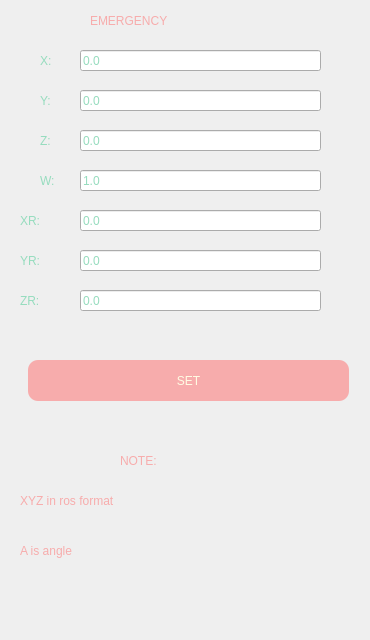
       <widget class="QWidget" name="poser">
        <attribute name="title">
         <string>pose</string>
        </attribute>
        <widget class="QLabel" name="useless_title_4">
         <property name="geometry">
          <rect>
           <x>90</x>
           <y>0</y>
           <width>191</width>
           <height>41</height>
          </rect>
         </property>
         <property name="styleSheet">
          <string notr="true">color: rgb(247, 172, 172);
font: 75 25pt &quot;Monospace&quot;;
background-color: transparent;</string>
         </property>
         <property name="text">
          <string>EMERGENCY</string>
         </property>
        </widget>
        <widget class="QFrame" name="frame_43">
         <property name="geometry">
          <rect>
           <x>20</x>
           <y>40</y>
           <width>331</width>
           <height>41</height>
          </rect>
         </property>
         <property name="styleSheet">
          <string notr="true">QFrame {
    border-radius: 20px;
    border: 0px solid rgba(114, 255, 197, 255);
    background: qlineargradient(
        x1:0, y1:0,
        x2:1, y2:1,
        stop:0 rgb(42, 56, 56),
        stop:1 rgb(23, 36, 36)
    );
}</string>
         </property>
         <property name="frameShape">
          <enum>QFrame::StyledPanel</enum>
         </property>
         <property name="frameShadow">
          <enum>QFrame::Raised</enum>
         </property>
         <widget class="QLabel" name="manual_control_label_21">
          <property name="geometry">
           <rect>
            <x>20</x>
            <y>10</y>
            <width>61</width>
            <height>21</height>
           </rect>
          </property>
          <property name="styleSheet">
           <string notr="true">color:rgb(150, 220, 190);
font: 75 25pt &quot;Monospace&quot;;
background-color: transparent;</string>
          </property>
          <property name="text">
           <string>X:</string>
          </property>
         </widget>
         <widget class="QFrame" name="frame_46">
          <property name="geometry">
           <rect>
            <x>60</x>
            <y>10</y>
            <width>251</width>
            <height>21</height>
           </rect>
          </property>
          <property name="styleSheet">
           <string notr="true">QFrame {
    border-radius: 20px;
    border: 0px solid rgba(114, 255, 197, 255);
    background: qlineargradient(
        x1:0, y1:0,
        x2:1, y2:1,
        stop:0 rgb(52, 66, 66),
        stop:1 rgb(43, 56, 56)
    );
}</string>
          </property>
          <property name="frameShape">
           <enum>QFrame::StyledPanel</enum>
          </property>
          <property name="frameShadow">
           <enum>QFrame::Raised</enum>
          </property>
          <widget class="QLineEdit" name="emergency_x_t">
           <property name="geometry">
            <rect>
             <x>0</x>
             <y>0</y>
             <width>241</width>
             <height>21</height>
            </rect>
           </property>
           <property name="styleSheet">
            <string notr="true">color:rgb(150, 220, 190);</string>
           </property>
           <property name="text">
            <string>0.0</string>
           </property>
          </widget>
         </widget>
        </widget>
        <widget class="QPushButton" name="set_emergency">
         <property name="geometry">
          <rect>
           <x>28</x>
           <y>360</y>
           <width>321</width>
           <height>41</height>
          </rect>
         </property>
         <property name="styleSheet">
          <string notr="true">QPushButton {
    background-color: transparent;
    color: rgba(255, 251, 227, 255);
    background: rgba(247, 172, 172, 255);
    border: 0px solid rgba(114, 255, 197, 255);
    border-radius: 10px;
    padding: 6px 12px;
    font: 75 25pt &quot;Monospace&quot;;
}

QPushButton:hover {
    background-color: rgba(247, 172, 172, 0.35);
	color: rgba(255, 251, 227, 255);
    border: 4px solid #fc9997;
}

QPushButton:pressed {
    background-color: rgba(247, 172, 172, 0.5);
	color: rgba(255, 251, 227, 255);
    border: 4px solid #fc9997;
}</string>
         </property>
         <property name="text">
          <string>SET</string>
         </property>
        </widget>
        <widget class="QFrame" name="frame_54">
         <property name="geometry">
          <rect>
           <x>10</x>
           <y>430</y>
           <width>351</width>
           <height>201</height>
          </rect>
         </property>
         <property name="styleSheet">
          <string notr="true">QFrame {
    border-radius: 20px;
    border: 0px solid rgba(114, 255, 197, 255);
    background: qlineargradient(
        x1:0, y1:0,
        x2:1, y2:1,
        stop:0 rgb(42, 56, 56),
        stop:1 rgb(23, 36, 36)
    );
}</string>
         </property>
         <property name="frameShape">
          <enum>QFrame::StyledPanel</enum>
         </property>
         <property name="frameShadow">
          <enum>QFrame::Raised</enum>
         </property>
         <widget class="QLabel" name="useless_title_5">
          <property name="geometry">
           <rect>
            <x>110</x>
            <y>10</y>
            <width>191</width>
            <height>41</height>
           </rect>
          </property>
          <property name="styleSheet">
           <string notr="true">color: rgb(247, 172, 172);
font: 75 25pt &quot;Monospace&quot;;
background-color: transparent;</string>
          </property>
          <property name="text">
           <string>NOTE:</string>
          </property>
         </widget>
         <widget class="QLabel" name="useless_title_6">
          <property name="geometry">
           <rect>
            <x>10</x>
            <y>50</y>
            <width>341</width>
            <height>41</height>
           </rect>
          </property>
          <property name="styleSheet">
           <string notr="true">color: rgb(247, 172, 172);
font: 75 25pt &quot;Monospace&quot;;
background-color: transparent;</string>
          </property>
          <property name="text">
           <string>XYZ in ros format</string>
          </property>
         </widget>
         <widget class="QLabel" name="useless_title_7">
          <property name="geometry">
           <rect>
            <x>10</x>
            <y>100</y>
            <width>341</width>
            <height>41</height>
           </rect>
          </property>
          <property name="styleSheet">
           <string notr="true">color: rgb(247, 172, 172);
font: 75 25pt &quot;Monospace&quot;;
background-color: transparent;</string>
          </property>
          <property name="text">
           <string>A is angle</string>
          </property>
         </widget>
        </widget>
        <widget class="QFrame" name="frame_65">
         <property name="geometry">
          <rect>
           <x>20</x>
           <y>80</y>
           <width>331</width>
           <height>41</height>
          </rect>
         </property>
         <property name="styleSheet">
          <string notr="true">QFrame {
    border-radius: 20px;
    border: 0px solid rgba(114, 255, 197, 255);
    background: qlineargradient(
        x1:0, y1:0,
        x2:1, y2:1,
        stop:0 rgb(42, 56, 56),
        stop:1 rgb(23, 36, 36)
    );
}</string>
         </property>
         <property name="frameShape">
          <enum>QFrame::StyledPanel</enum>
         </property>
         <property name="frameShadow">
          <enum>QFrame::Raised</enum>
         </property>
         <widget class="QLabel" name="manual_control_label_31">
          <property name="geometry">
           <rect>
            <x>20</x>
            <y>10</y>
            <width>61</width>
            <height>21</height>
           </rect>
          </property>
          <property name="styleSheet">
           <string notr="true">color:rgb(150, 220, 190);
font: 75 25pt &quot;Monospace&quot;;
background-color: transparent;</string>
          </property>
          <property name="text">
           <string>Y:</string>
          </property>
         </widget>
         <widget class="QFrame" name="frame_67">
          <property name="geometry">
           <rect>
            <x>60</x>
            <y>10</y>
            <width>251</width>
            <height>21</height>
           </rect>
          </property>
          <property name="styleSheet">
           <string notr="true">QFrame {
    border-radius: 20px;
    border: 0px solid rgba(114, 255, 197, 255);
    background: qlineargradient(
        x1:0, y1:0,
        x2:1, y2:1,
        stop:0 rgb(52, 66, 66),
        stop:1 rgb(43, 56, 56)
    );
}</string>
          </property>
          <property name="frameShape">
           <enum>QFrame::StyledPanel</enum>
          </property>
          <property name="frameShadow">
           <enum>QFrame::Raised</enum>
          </property>
          <widget class="QLineEdit" name="emergency_y_t">
           <property name="geometry">
            <rect>
             <x>0</x>
             <y>0</y>
             <width>241</width>
             <height>21</height>
            </rect>
           </property>
           <property name="styleSheet">
            <string notr="true">color:rgb(150, 220, 190);</string>
           </property>
           <property name="text">
            <string>0.0</string>
           </property>
          </widget>
         </widget>
        </widget>
        <widget class="QFrame" name="frame_68">
         <property name="geometry">
          <rect>
           <x>20</x>
           <y>120</y>
           <width>331</width>
           <height>41</height>
          </rect>
         </property>
         <property name="styleSheet">
          <string notr="true">QFrame {
    border-radius: 20px;
    border: 0px solid rgba(114, 255, 197, 255);
    background: qlineargradient(
        x1:0, y1:0,
        x2:1, y2:1,
        stop:0 rgb(42, 56, 56),
        stop:1 rgb(23, 36, 36)
    );
}</string>
         </property>
         <property name="frameShape">
          <enum>QFrame::StyledPanel</enum>
         </property>
         <property name="frameShadow">
          <enum>QFrame::Raised</enum>
         </property>
         <widget class="QLabel" name="manual_control_label_32">
          <property name="geometry">
           <rect>
            <x>20</x>
            <y>10</y>
            <width>61</width>
            <height>21</height>
           </rect>
          </property>
          <property name="styleSheet">
           <string notr="true">color:rgb(150, 220, 190);
font: 75 25pt &quot;Monospace&quot;;
background-color: transparent;</string>
          </property>
          <property name="text">
           <string>Z:</string>
          </property>
         </widget>
         <widget class="QFrame" name="frame_69">
          <property name="geometry">
           <rect>
            <x>60</x>
            <y>10</y>
            <width>251</width>
            <height>21</height>
           </rect>
          </property>
          <property name="styleSheet">
           <string notr="true">QFrame {
    border-radius: 20px;
    border: 0px solid rgba(114, 255, 197, 255);
    background: qlineargradient(
        x1:0, y1:0,
        x2:1, y2:1,
        stop:0 rgb(52, 66, 66),
        stop:1 rgb(43, 56, 56)
    );
}</string>
          </property>
          <property name="frameShape">
           <enum>QFrame::StyledPanel</enum>
          </property>
          <property name="frameShadow">
           <enum>QFrame::Raised</enum>
          </property>
          <widget class="QLineEdit" name="emergency_z_t">
           <property name="geometry">
            <rect>
             <x>0</x>
             <y>0</y>
             <width>241</width>
             <height>21</height>
            </rect>
           </property>
           <property name="styleSheet">
            <string notr="true">color:rgb(150, 220, 190);</string>
           </property>
           <property name="text">
            <string>0.0</string>
           </property>
          </widget>
         </widget>
        </widget>
        <widget class="QFrame" name="frame_70">
         <property name="geometry">
          <rect>
           <x>20</x>
           <y>160</y>
           <width>331</width>
           <height>41</height>
          </rect>
         </property>
         <property name="styleSheet">
          <string notr="true">QFrame {
    border-radius: 20px;
    border: 0px solid rgba(114, 255, 197, 255);
    background: qlineargradient(
        x1:0, y1:0,
        x2:1, y2:1,
        stop:0 rgb(42, 56, 56),
        stop:1 rgb(23, 36, 36)
    );
}</string>
         </property>
         <property name="frameShape">
          <enum>QFrame::StyledPanel</enum>
         </property>
         <property name="frameShadow">
          <enum>QFrame::Raised</enum>
         </property>
         <widget class="QLabel" name="manual_control_label_34">
          <property name="geometry">
           <rect>
            <x>20</x>
            <y>10</y>
            <width>61</width>
            <height>21</height>
           </rect>
          </property>
          <property name="styleSheet">
           <string notr="true">color:rgb(150, 220, 190);
font: 75 25pt &quot;Monospace&quot;;
background-color: transparent;</string>
          </property>
          <property name="text">
           <string>W:</string>
          </property>
         </widget>
         <widget class="QFrame" name="frame_72">
          <property name="geometry">
           <rect>
            <x>60</x>
            <y>10</y>
            <width>251</width>
            <height>21</height>
           </rect>
          </property>
          <property name="styleSheet">
           <string notr="true">QFrame {
    border-radius: 20px;
    border: 0px solid rgba(114, 255, 197, 255);
    background: qlineargradient(
        x1:0, y1:0,
        x2:1, y2:1,
        stop:0 rgb(52, 66, 66),
        stop:1 rgb(43, 56, 56)
    );
}</string>
          </property>
          <property name="frameShape">
           <enum>QFrame::StyledPanel</enum>
          </property>
          <property name="frameShadow">
           <enum>QFrame::Raised</enum>
          </property>
          <widget class="QLineEdit" name="emergency_w_r">
           <property name="geometry">
            <rect>
             <x>0</x>
             <y>0</y>
             <width>241</width>
             <height>21</height>
            </rect>
           </property>
           <property name="styleSheet">
            <string notr="true">color:rgb(150, 220, 190);</string>
           </property>
           <property name="text">
            <string>1.0</string>
           </property>
          </widget>
         </widget>
        </widget>
        <widget class="QFrame" name="frame_73">
         <property name="geometry">
          <rect>
           <x>20</x>
           <y>200</y>
           <width>331</width>
           <height>41</height>
          </rect>
         </property>
         <property name="styleSheet">
          <string notr="true">QFrame {
    border-radius: 20px;
    border: 0px solid rgba(114, 255, 197, 255);
    background: qlineargradient(
        x1:0, y1:0,
        x2:1, y2:1,
        stop:0 rgb(42, 56, 56),
        stop:1 rgb(23, 36, 36)
    );
}</string>
         </property>
         <property name="frameShape">
          <enum>QFrame::StyledPanel</enum>
         </property>
         <property name="frameShadow">
          <enum>QFrame::Raised</enum>
         </property>
         <widget class="QLabel" name="manual_control_label_35">
          <property name="geometry">
           <rect>
            <x>0</x>
            <y>10</y>
            <width>61</width>
            <height>21</height>
           </rect>
          </property>
          <property name="styleSheet">
           <string notr="true">color:rgb(150, 220, 190);
font: 75 25pt &quot;Monospace&quot;;
background-color: transparent;</string>
          </property>
          <property name="text">
           <string>XR:</string>
          </property>
         </widget>
         <widget class="QFrame" name="frame_74">
          <property name="geometry">
           <rect>
            <x>60</x>
            <y>10</y>
            <width>251</width>
            <height>21</height>
           </rect>
          </property>
          <property name="styleSheet">
           <string notr="true">QFrame {
    border-radius: 20px;
    border: 0px solid rgba(114, 255, 197, 255);
    background: qlineargradient(
        x1:0, y1:0,
        x2:1, y2:1,
        stop:0 rgb(52, 66, 66),
        stop:1 rgb(43, 56, 56)
    );
}</string>
          </property>
          <property name="frameShape">
           <enum>QFrame::StyledPanel</enum>
          </property>
          <property name="frameShadow">
           <enum>QFrame::Raised</enum>
          </property>
          <widget class="QLineEdit" name="emergency_x_r">
           <property name="geometry">
            <rect>
             <x>0</x>
             <y>0</y>
             <width>241</width>
             <height>21</height>
            </rect>
           </property>
           <property name="styleSheet">
            <string notr="true">color:rgb(150, 220, 190);</string>
           </property>
           <property name="text">
            <string>0.0</string>
           </property>
          </widget>
         </widget>
        </widget>
        <widget class="QFrame" name="frame_75">
         <property name="geometry">
          <rect>
           <x>20</x>
           <y>240</y>
           <width>331</width>
           <height>41</height>
          </rect>
         </property>
         <property name="styleSheet">
          <string notr="true">QFrame {
    border-radius: 20px;
    border: 0px solid rgba(114, 255, 197, 255);
    background: qlineargradient(
        x1:0, y1:0,
        x2:1, y2:1,
        stop:0 rgb(42, 56, 56),
        stop:1 rgb(23, 36, 36)
    );
}</string>
         </property>
         <property name="frameShape">
          <enum>QFrame::StyledPanel</enum>
         </property>
         <property name="frameShadow">
          <enum>QFrame::Raised</enum>
         </property>
         <widget class="QLabel" name="manual_control_label_37">
          <property name="geometry">
           <rect>
            <x>0</x>
            <y>10</y>
            <width>61</width>
            <height>21</height>
           </rect>
          </property>
          <property name="styleSheet">
           <string notr="true">color:rgb(150, 220, 190);
font: 75 25pt &quot;Monospace&quot;;
background-color: transparent;</string>
          </property>
          <property name="text">
           <string>YR:</string>
          </property>
         </widget>
         <widget class="QFrame" name="frame_77">
          <property name="geometry">
           <rect>
            <x>60</x>
            <y>10</y>
            <width>251</width>
            <height>21</height>
           </rect>
          </property>
          <property name="styleSheet">
           <string notr="true">QFrame {
    border-radius: 20px;
    border: 0px solid rgba(114, 255, 197, 255);
    background: qlineargradient(
        x1:0, y1:0,
        x2:1, y2:1,
        stop:0 rgb(52, 66, 66),
        stop:1 rgb(43, 56, 56)
    );
}</string>
          </property>
          <property name="frameShape">
           <enum>QFrame::StyledPanel</enum>
          </property>
          <property name="frameShadow">
           <enum>QFrame::Raised</enum>
          </property>
          <widget class="QLineEdit" name="emergency_y_r">
           <property name="geometry">
            <rect>
             <x>0</x>
             <y>0</y>
             <width>241</width>
             <height>21</height>
            </rect>
           </property>
           <property name="styleSheet">
            <string notr="true">color:rgb(150, 220, 190);</string>
           </property>
           <property name="text">
            <string>0.0</string>
           </property>
          </widget>
         </widget>
        </widget>
        <widget class="QFrame" name="frame_78">
         <property name="geometry">
          <rect>
           <x>20</x>
           <y>280</y>
           <width>331</width>
           <height>41</height>
          </rect>
         </property>
         <property name="styleSheet">
          <string notr="true">QFrame {
    border-radius: 20px;
    border: 0px solid rgba(114, 255, 197, 255);
    background: qlineargradient(
        x1:0, y1:0,
        x2:1, y2:1,
        stop:0 rgb(42, 56, 56),
        stop:1 rgb(23, 36, 36)
    );
}</string>
         </property>
         <property name="frameShape">
          <enum>QFrame::StyledPanel</enum>
         </property>
         <property name="frameShadow">
          <enum>QFrame::Raised</enum>
         </property>
         <widget class="QLabel" name="manual_control_label_38">
          <property name="geometry">
           <rect>
            <x>0</x>
            <y>10</y>
            <width>61</width>
            <height>21</height>
           </rect>
          </property>
          <property name="styleSheet">
           <string notr="true">color:rgb(150, 220, 190);
font: 75 25pt &quot;Monospace&quot;;
background-color: transparent;</string>
          </property>
          <property name="text">
           <string>ZR:</string>
          </property>
         </widget>
         <widget class="QFrame" name="frame_79">
          <property name="geometry">
           <rect>
            <x>60</x>
            <y>10</y>
            <width>251</width>
            <height>21</height>
           </rect>
          </property>
          <property name="styleSheet">
           <string notr="true">QFrame {
    border-radius: 20px;
    border: 0px solid rgba(114, 255, 197, 255);
    background: qlineargradient(
        x1:0, y1:0,
        x2:1, y2:1,
        stop:0 rgb(52, 66, 66),
        stop:1 rgb(43, 56, 56)
    );
}</string>
          </property>
          <property name="frameShape">
           <enum>QFrame::StyledPanel</enum>
          </property>
          <property name="frameShadow">
           <enum>QFrame::Raised</enum>
          </property>
          <widget class="QLineEdit" name="emergency_z_r">
           <property name="geometry">
            <rect>
             <x>0</x>
             <y>0</y>
             <width>241</width>
             <height>21</height>
            </rect>
           </property>
           <property name="styleSheet">
            <string notr="true">color:rgb(150, 220, 190);</string>
           </property>
           <property name="text">
            <string>0.0</string>
           </property>
          </widget>
         </widget>
        </widget>
       </widget>
